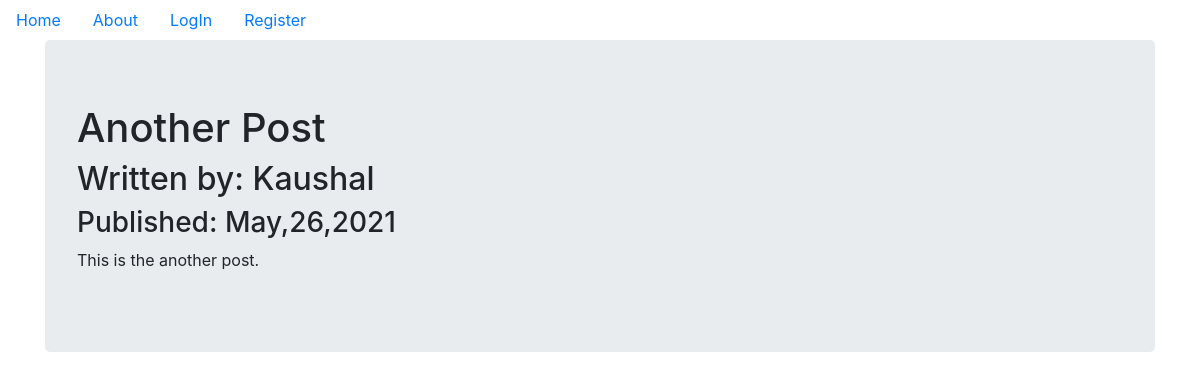
Page /3 on the committed database.
### myproject/models.py (models this page shows, shortened)
class BlogPosts(db.Model,UserMixin):
	__tablename__ = 'posts'
	users = db.relationship(User)
	id = db.Column(db.Integer,primary_key=True)
	user_id = db.Column(db.Integer,db.ForeignKey('users.id'),nullable=False)
	date = db.Column(db.DateTime,nullable=False,default=datetime.utcnow)
	text = db.Column(db.Text,nullable=False)
	title = db.Column(db.String(140),nullable=False)

class User(db.Model,UserMixin):
	__tablename__ = 'users'
	id = db.Column(db.Integer,primary_key=True)
	username = db.Column(db.String(64),unique= True,index=True)
	password_hash = db.Column(db.String(128))
	email = db.Column(db.String(64),unique=True,index=True)
	profile_image = db.Column(db.String,nullable=False,default='default_profile.png')
	posts = db.relationship('BlogPosts',backref='author',lazy=True)

### myproject/user/views.py (the view)
@users.route('/<username>')
def user_posts(username):
	page = request.args.get('page',1,type=int)
	user = User.query.filter_by(username=username).first_or_404()
	blog_posts = BlogPosts.query.filter_by(author=user).order_by(BlogPosts.date.desc()).paginate(page=page,per_page=5)
	return render_template('user_blog_posts.html',blog_posts=blog_posts,user=user)

### myproject/blog_posts/view.py (called while the page is built)
@blog_posts.route('/<int:blog_post_id>')
def blog_post(blog_post_id):
	blog_post = BlogPosts.query.get_or_404(blog_post_id)
	return render_template('blog_post.html',title=blog_post.title,date=blog_post.date,post=blog_post)

### myproject/templates/blog_post.html (shortened to what this page needs)
{% extends "base.html" %}
{% block content %}
 <div class="jumbotron">
	<h1>{{post.title}}</h1>
	<h2>Written by: {{post.author.username}}</h2>
	<h3>Published: {{post.date.strftime('%B,%d,%Y')}}</h3>
	<p>{{post.text}}</p>
 </div>
{% endblock %}

### rows in the picture
BlogPosts: title "Another Post", date "May,26,2021", text "This is the another post."
User: author.username "Kaushal"
